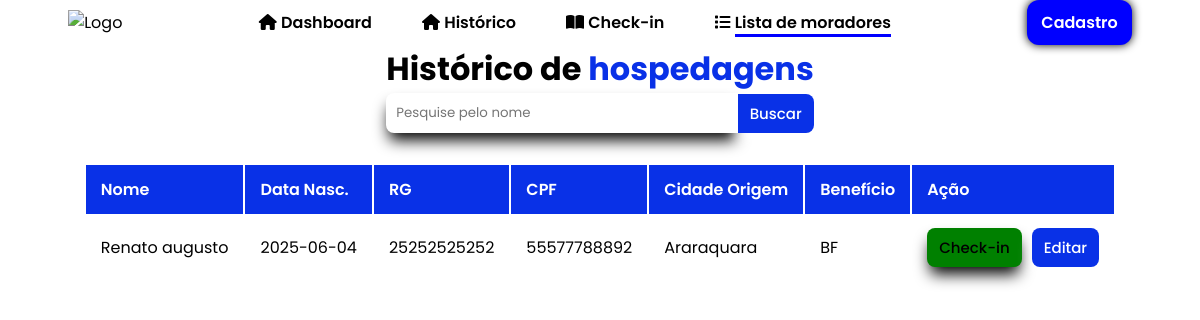
The page /Paginas/fazcheckin.php on the database as committed earlier.
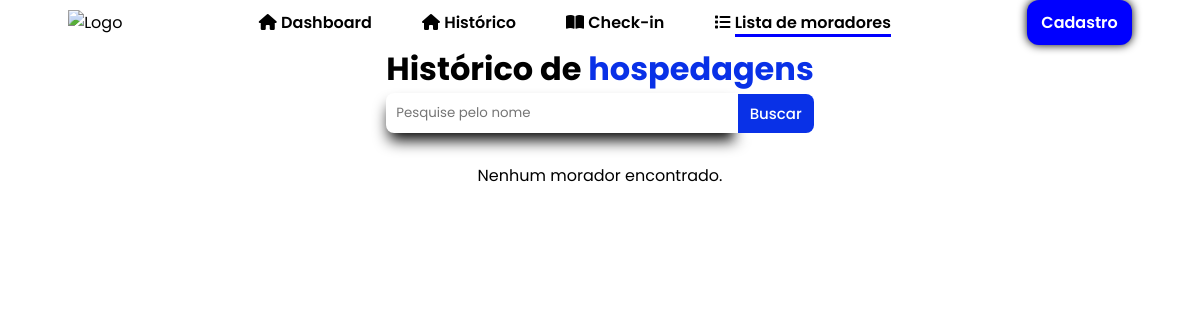
The same page on the database as committed later.
### tables this page shows
CREATE TABLE moradores(
    id INTEGER PRIMARY KEY AUTOINCREMENT,
    nome TEXT NOT NULL,
    data_nasc TEXT NOT NULL,
    rg TEXT NOT NULL,
    cpf TEXT NOT NULL,
    cidade_origem TEXT NOT NULL,
    beneficio TEXT NOT NULL
    );

### Paginas/fazcheckin.php (the view, shortened to what this page needs)
<?php
require '../Formularios/processo.php';
$pesquisa = $_GET['nome'] ?? '';
if($pesquisa){
  $stmt = $db->prepare("SELECT * FROM moradores WHERE nome LIKE ?");
  $stmt->execute(["%$pesquisa%"]);
}
else{
$stmt = $db->prepare("SELECT * from moradores");
$stmt->execute();
}
$moradores = $stmt->fetchAll(PDO::FETCH_ASSOC);
?>
<!DOCTYPE html>
<html lang="pt-BR">
<head>
    <link rel="stylesheet" href="../css/style.css">
    <link rel="stylesheet" href="../css/navbar.css">
    <link rel="stylesheet" href="../css/home.css">
    <link rel="stylesheet" href="https://cdnjs.cloudflare.com/ajax/libs/font-awesome/6.7.2/css/all.min.css">
  </head>
    <body>
 <nav id="navbar">
  <img src="https://www.aparecida.sp.gov.br/img/logo_rodape.png" class="img-fluid " alt="Logo">
   <ul id="nav_list">
        <li class="nav-item">
            <i class="fa-solid fa-house"></i>
          <a href="/Paginas/index.php">Dashboard</a>
          </li>
            <li class="nav-item">
          <i class="fa-solid fa-house"></i>
          <a href="/Paginas/checarlista.php">Histórico</a>
          </li>
            <li class="nav-item">
          <i class="fa-solid fa-book-open"></i>
          <a href="/Paginas/lista.php">Check-in</a>
          </li>
          <li class="nav-item active">
            <i class="fa-solid fa-list"></i>
          <a href="/Paginas/fazcheckin.php">Lista de moradores</a>
          </li>
      </ul>
      <a href ='cadmorador.html' class = 'btn btn-default'>
          Cadastro
      </a>
     </nav>
 <main id="form-container">
    <div class="form-header">
        <h1 class="title">
          Histórico de
          <span>hospedagens</span>
        </h1>
        <form method="get" action="">
            <div class="input-group">
                <input type="text" class="form-control" placeholder="Pesquise pelo nome" name="nome" value="<?php echo htmlspecialchars($pesquisa); ?>">
                <button class="btn btn-primary" type="submit">Buscar</button>
            </div>
        </form>
    </div>
        <?php if (count($moradores) > 0): ?>
            <div class="table-responsive mt-4">
                <table class="table">
                    <thead>
                        <tr>
                            <th>Nome</th>
                            <th>Data Nasc.</th>
                            <th>RG</th>
                            <th>CPF</th>
                            <th>Cidade Origem</th>
                            <th>Benefício</th>
                            <th class="text-center">Ação</th>
                        </tr>
                    </thead>
                    <tbody>
                        <?php foreach ($moradores as $m): ?>
                            <tr>
                                <td><?php echo htmlspecialchars($m['nome']); ?></td>
                                <td><?php echo htmlspecialchars($m['data_nasc']); ?></td>
                                <td><?php echo htmlspecialchars($m['rg']); ?></td>
                                <td><?php echo htmlspecialchars($m['cpf']); ?></td>
                                <td><?php echo htmlspecialchars($m['cidade_origem']); ?></td>
                                <td><?php echo htmlspecialchars($m['beneficio']); ?></td>
                                <td>
                                    <div class="action-buttons">
                                        <form method="get" action="/Formularios/checkin.php" onsubmit="return confirm('Deseja confirmar o check-in?')">
                                            <button class="btn btn-sm btn-success" type="submit">Check-in</button>
                                        </form>
                                        <form method="get" action="/Formularios/editar.php" onsubmit="return confirm('Deseja editar o cadastro?')">
                                            <button class="btn btn-sm btn-primary" type="submit">Editar</button>
                                        </form>
                                    </div>
                                </td>
                            </tr>
                        <?php endforeach; ?>
                    </tbody>
                </table>
            </div>
        <?php else: ?>
            <p class="mt-4">Nenhum morador encontrado.</p>
        <?php endif; ?>
</main>
        </body>
        </html>

Rows that differ between the two databases and show on the page:
removed moradores: nome "Renato augusto", data_nasc "2025-06-04", rg "25252525252", cpf "55577788892", cidade_origem "Araraquara", beneficio "BF"
Other text that changed with them:
text no longer shown: "Nome Data Nasc. RG CPF Cidade Origem Benefício Ação"
text now shown: "Nenhum morador encontrado."
